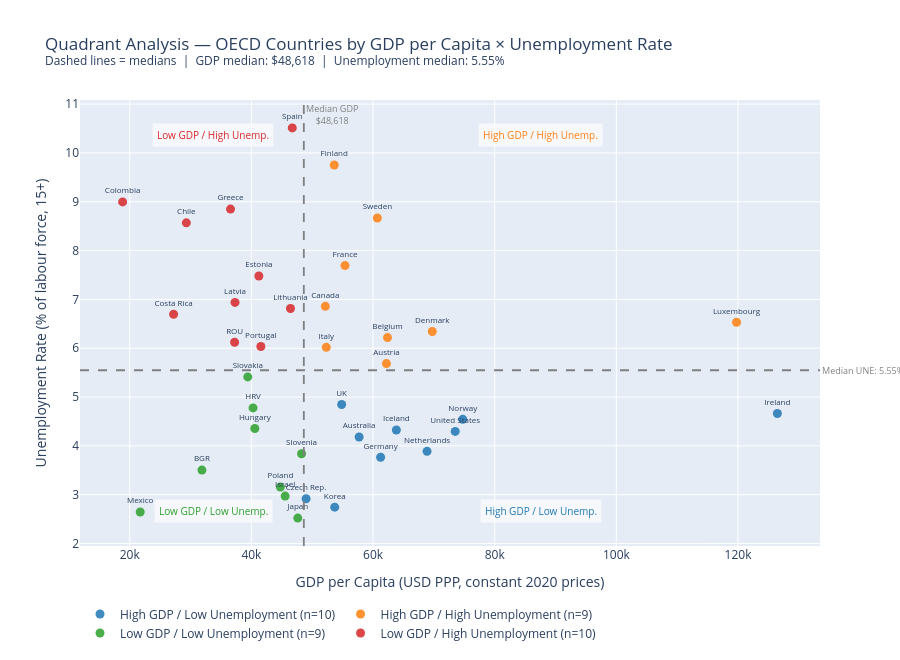

Notebook source saved alongside this figure:
### Markdown cell above
### 5.3 Quadrant Analysis — Median Split

The quadrant chart below divides countries into four groups using the **median GDP** (vertical line) and **median unemployment** (horizontal line) as cut-offs. Each quadrant reveals a different economic profile:

| Quadrant | Interpretation |
|---|---|
| 🔵 High GDP / Low Unemployment | Strong economies with tight labour markets — closest to textbook Okun's Law |
| 🟠 High GDP / High Unemployment | High output but structural unemployment (e.g. Finland, Denmark) |
| 🟢 Low GDP / Low Unemployment | Lower income but effective labour absorption (e.g. Mexico, Japan) |
| 🔴 Low GDP / High Unemployment | Weakest economic-employment combination |

### Code cell
# --- Quadrant scatter plot: median split on GDP (x) and unemployment (y) ---

med_gdp = df_annual["GDP_PER_CAPITA_USD_PPP"].median()
med_une = df_annual["UNE_RATE_PCT"].median()

# Build working dataframe with quadrant assignment
df_q = df_annual.copy().reset_index(drop=True)
df_q["label"] = df_q["REF_AREA"].map(lambda c: COUNTRY_LABELS.get(c, c))
df_q["quadrant"] = df_q.apply(
    lambda r: (
        "High GDP / Low Unemployment"  if r["GDP_PER_CAPITA_USD_PPP"] >  med_gdp and r["UNE_RATE_PCT"] <= med_une else
        "High GDP / High Unemployment" if r["GDP_PER_CAPITA_USD_PPP"] >  med_gdp and r["UNE_RATE_PCT"] >  med_une else
        "Low GDP / Low Unemployment"   if r["GDP_PER_CAPITA_USD_PPP"] <= med_gdp and r["UNE_RATE_PCT"] <= med_une else
        "Low GDP / High Unemployment"
    ),
    axis=1
)

QUAD_COLORS = {
    "High GDP / Low Unemployment":  "#1f77b4",   # blue
    "High GDP / High Unemployment": "#ff7f0e",   # orange
    "Low GDP / Low Unemployment":   "#2ca02c",   # green
    "Low GDP / High Unemployment":  "#d62728",   # red
}

fig_q = go.Figure()

for q_name, q_color in QUAD_COLORS.items():
    sub = df_q[df_q["quadrant"] == q_name]
    count = len(sub)
    fig_q.add_trace(go.Scatter(
        x=sub["GDP_PER_CAPITA_USD_PPP"],
        y=sub["UNE_RATE_PCT"],
        mode="markers+text",
        text=sub["label"],
        textposition="top center",
        textfont=dict(size=8),
        marker=dict(size=9, color=q_color, opacity=0.85),
        name=f"{q_name} (n={count})"
    ))

# Median dividing lines
fig_q.add_vline(
    x=med_gdp, line_dash="dash", line_color="gray", line_width=1.8,
    annotation_text=f"Median GDP<br>${med_gdp:,.0f}",
    annotation_position="top right",
    annotation_font=dict(size=9, color="gray")
)
fig_q.add_hline(
    y=med_une, line_dash="dash", line_color="gray", line_width=1.8,
    annotation_text=f"Median UNE: {med_une:.2f}%",
    annotation_position="right",
    annotation_font=dict(size=9, color="gray")
)

# Corner labels for each quadrant
x_min = df_q["GDP_PER_CAPITA_USD_PPP"].min()
x_max = df_q["GDP_PER_CAPITA_USD_PPP"].max()
y_min = df_q["UNE_RATE_PCT"].min()
y_max = df_q["UNE_RATE_PCT"].max()

for x_pos, y_pos, text, color in [
    (x_min + (med_gdp - x_min) * 0.5, y_max - 0.15, "Low GDP / High Unemp.", "#d62728"),
    (med_gdp + (x_max - med_gdp) * 0.5, y_max - 0.15, "High GDP / High Unemp.", "#ff7f0e"),
    (x_min + (med_gdp - x_min) * 0.5, y_min + 0.15, "Low GDP / Low Unemp.", "#2ca02c"),
    (med_gdp + (x_max - med_gdp) * 0.5, y_min + 0.15, "High GDP / Low Unemp.", "#1f77b4"),
]:
    fig_q.add_annotation(
        x=x_pos, y=y_pos, text=text, showarrow=False,
        font=dict(size=10, color=color),
        bgcolor="rgba(255,255,255,0.65)", borderpad=4
    )

fig_q.update_layout(
    title=(
        "Quadrant Analysis — OECD Countries by GDP per Capita × Unemployment Rate<br>"
        f"<sup>Dashed lines = medians  |  GDP median: ${med_gdp:,.0f}  |  Unemployment median: {med_une:.2f}%</sup>"
    ),
    xaxis_title="GDP per Capita (USD PPP, constant 2020 prices)",
    yaxis_title="Unemployment Rate (% of labour force, 15+)",
    height=660,
    legend=dict(orientation="h", yanchor="top", y=-0.12, x=0)
)

fig_q.show()

### Figure 1 — Plotly figure (JSON) as saved in the notebook; plotly's stock layout.template omitted (floating-point values rounded to 4 significant figures)
{"data": [{"marker": {"color": "#1f77b4", "opacity": 0.85, "size": 9}, "mode": "markers+text", "name": "High GDP / Low Unemployment (n=10)", "text": ["Australia", "Czech Rep.", "Germany", "UK", "Ireland", "Iceland", "Korea", "Netherlands", "Norway", "United States"], "textfont": {"size": 8}, "textposition": "top center", "type": "scatter", "x": [57710.0, 48990.0, 61240.0, 54840.0, 126500.0, 63830.0, 53700.0, 68880.0, 74750.0, 73510.0], "y": [4.18, 2.915, 3.765, 4.848, 4.662, 4.325, 2.743, 3.888, 4.543, 4.295]}, {"marker": {"color": "#ff7f0e", "opacity": 0.85, "size": 9}, "mode": "markers+text", "name": "High GDP / High Unemployment (n=9)", "text": ["Austria", "Belgium", "Canada", "Denmark", "Finland", "France", "Italy", "Luxembourg", "Sweden"], "textfont": {"size": 8}, "textposition": "top center", "type": "scatter", "x": [62200.0, 62380.0, 52150.0, 69740.0, 53620.0, 55390.0, 52310.0, 119800.0, 60710.0], "y": [5.685, 6.218, 6.857, 6.343, 9.752, 7.692, 6.018, 6.532, 8.667]}, {"marker": {"color": "#2ca02c", "opacity": 0.85, "size": 9}, "mode": "markers+text", "name": "Low GDP / Low Unemployment (n=9)", "text": ["BGR", "HRV", "Hungary", "Israel", "Japan", "Mexico", "Poland", "Slovakia", "Slovenia"], "textfont": {"size": 8}, "textposition": "top center", "type": "scatter", "x": [31860.0, 40270.0, 40560.0, 45540.0, 47620.0, 21710.0, 44760.0, 39400.0, 48250.0], "y": [3.502, 4.777, 4.355, 2.97, 2.52, 2.645, 3.155, 5.412, 3.837]}, {"marker": {"color": "#d62728", "opacity": 0.85, "size": 9}, "mode": "markers+text", "name": "Low GDP / High Unemployment (n=10)", "text": ["Chile", "Colombia", "Costa Rica", "Spain", "Estonia", "Greece", "Lithuania", "Latvia", "Portugal", "ROU"], "textfont": {"size": 8}, "textposition": "top center", "type": "scatter", "x": [29300.0, 18830.0, 27200.0, 46720.0, 41230.0, 36560.0, 46430.0, 37300.0, 41560.0, 37240.0], "y": [8.568, 8.997, 6.695, 10.51, 7.48, 8.85, 6.813, 6.938, 6.035, 6.123]}], "layout": {"annotations": [{"font": {"color": "gray", "size": 9}, "showarrow": false, "text": "Median GDP<br>$48,618", "x": 48620.0, "xanchor": "left", "xref": "x", "y": 1, "yanchor": "top", "yref": "y domain"}, {"font": {"color": "gray", "size": 9}, "showarrow": false, "text": "Median UNE: 5.55%", "x": 1, "xanchor": "left", "xref": "x domain", "y": 5.549, "yanchor": "middle", "yref": "y"}, {"bgcolor": "rgba(255,255,255,0.65)", "borderpad": 4, "font": {"color": "#d62728", "size": 10}, "showarrow": false, "text": "Low GDP / High Unemp.", "x": 33720.0, "y": 10.36}, {"bgcolor": "rgba(255,255,255,0.65)", "borderpad": 4, "font": {"color": "#ff7f0e", "size": 10}, "showarrow": false, "text": "High GDP / High Unemp.", "x": 87550.0, "y": 10.36}, {"bgcolor": "rgba(255,255,255,0.65)", "borderpad": 4, "font": {"color": "#2ca02c", "size": 10}, "showarrow": false, "text": "Low GDP / Low Unemp.", "x": 33720.0, "y": 2.67}, {"bgcolor": "rgba(255,255,255,0.65)", "borderpad": 4, "font": {"color": "#1f77b4", "size": 10}, "showarrow": false, "text": "High GDP / Low Unemp.", "x": 87550.0, "y": 2.67}], "height": 660, "legend": {"orientation": "h", "x": 0, "y": -0.12, "yanchor": "top"}, "shapes": [{"line": {"color": "gray", "dash": "dash", "width": 1.8}, "type": "line", "x0": 48620.0, "x1": 48620.0, "xref": "x", "y0": 0, "y1": 1, "yref": "y domain"}, {"line": {"color": "gray", "dash": "dash", "width": 1.8}, "type": "line", "x0": 0, "x1": 1, "xref": "x domain", "y0": 5.549, "y1": 5.549, "yref": "y"}], "title": {"text": "Quadrant Analysis — OECD Countries by GDP per Capita × Unemployment Rate<br><sup>Dashed lines = medians  |  GDP median: $48,618  |  Unemployment median: 5.55%</sup>"}, "xaxis": {"title": {"text": "GDP per Capita (USD PPP, constant 2020 prices)"}}, "yaxis": {"title": {"text": "Unemployment Rate (% of labour force, 15+)"}}}}
